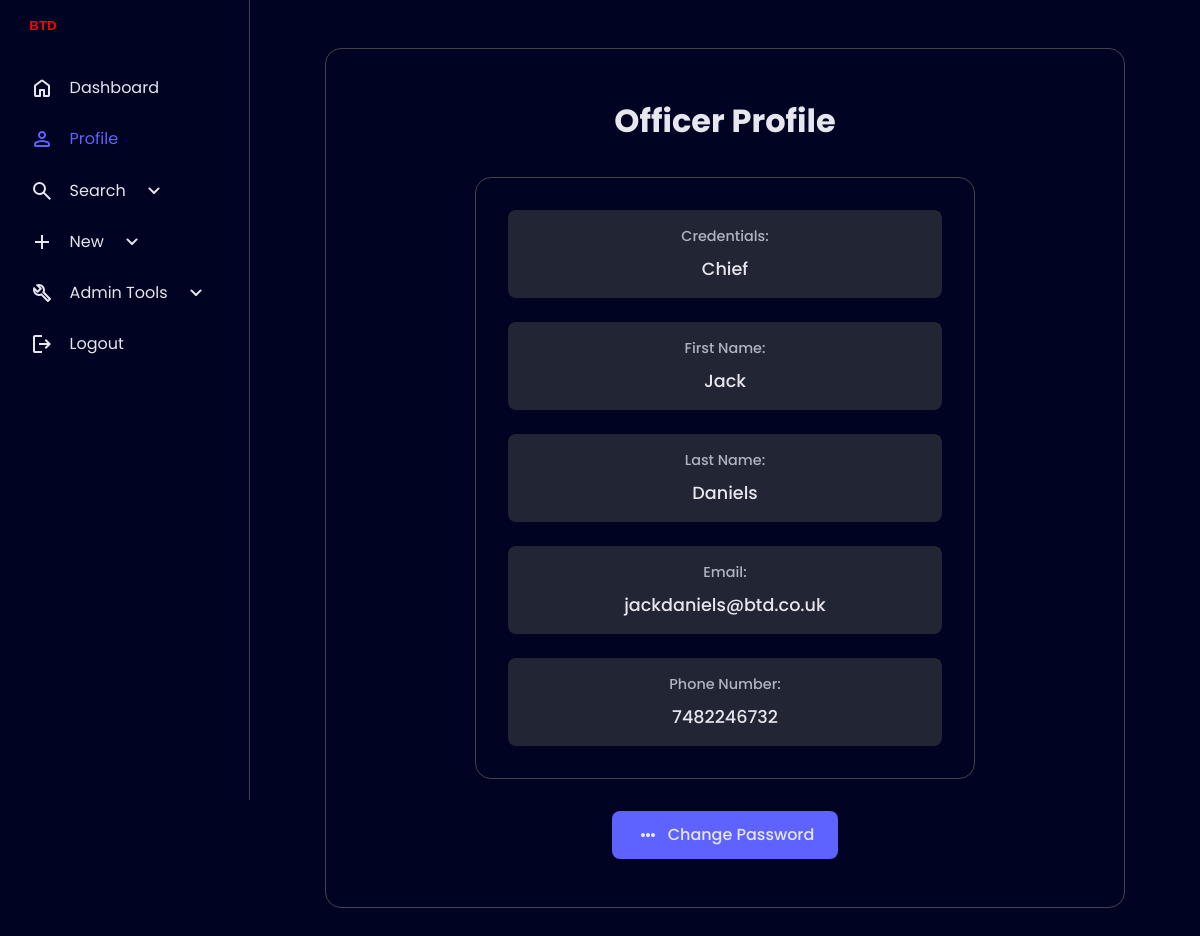
/cw2/profile.php (signed in), run on the app's committed database.
### tables this page shows
CREATE TABLE `Officer` (
  `Officer_ID` int(11) NOT NULL,
  `Officer_Fname` varchar(50) NOT NULL,
  `Officer_Lname` varchar(50) NOT NULL,
  `Officer_Credentials` varchar(20) NOT NULL,
  `Officer_Email` varchar(50) NOT NULL,
  `Officer_PhoneNo` varchar(15) NOT NULL,
  `User_ID` int(11) NOT NULL
);

### html/cw2/profile.php (the view, shortened to what this page needs)
<?php
$officer_info = [];
if (isset($_SESSION['officer_id'])) {
    require_once "components/cw2db.php";
    try {
        $conn = mysqli_connect($servername, $username, $password, $dbname);
        $stmt = mysqli_prepare($conn,
            "SELECT Officer_Credentials, Officer_Fname, Officer_Lname, Officer_Email, Officer_PhoneNo
             FROM Officer
             WHERE Officer_ID = ?");
        mysqli_stmt_bind_param($stmt, "i", $_SESSION['officer_id']);
        mysqli_stmt_execute($stmt);
        $result = mysqli_stmt_get_result($stmt);
        if ($row = mysqli_fetch_assoc($result)) {
            $officer_info = $row;
        } else {
            $message = "Officer information not found";
        }
    } catch (Exception $e) {
        $message = "Error: Unable to fetch officer information";
        error_log($e->getMessage());
    } finally {
        if (isset($stmt)) mysqli_stmt_close($stmt);
        if (isset($conn)) mysqli_close($conn);
    }
} else {
    $message = "No Officer ID found in session";
}
?>
<!DOCTYPE html>
<html lang="en">
<head>
    <link rel="stylesheet" href="components/style.css">
    <link rel="stylesheet" href="components/profile.css">
</head>
<body>
    <?php include 'components/sidebar.php'; ?>
    <main>
        <div class="container">
            <center><h1>Officer Profile</h1></center>
            <?php if (!empty($officer_info)): ?>
                <div class="profile-info">
                    <div class="profile-item">
                        <label>Credentials:</label>
                        <span><?php echo htmlspecialchars($officer_info['Officer_Credentials']); ?></span>
                    </div>
                    <div class="profile-item">
                        <label>First Name:</label>
                        <span><?php echo htmlspecialchars($officer_info['Officer_Fname']); ?></span>
                    </div>
                    <div class="profile-item">
                        <label>Last Name:</label>
                        <span><?php echo htmlspecialchars($officer_info['Officer_Lname']); ?></span>
                    </div>
                    <div class="profile-item">
                        <label>Email:</label>
                        <span><?php echo htmlspecialchars($officer_info['Officer_Email'] ?? 'Not provided'); ?></span>
                    </div>
                    <div class="profile-item">
                        <label>Phone Number:</label>
                        <span><?php echo htmlspecialchars($officer_info['Officer_PhoneNo'] ?? 'Not provided'); ?></span>
                    </div>
                </div>
            <?php endif; ?>
            <div class="action-buttons">
                <a href="change_password.php" class="btn-change-password">
                    Change Password
                </a>
            </div>
        </div>
    </main>
</body>
</html>

### html/cw2/components/style.css (style rules this page uses)
:root { --base-clr: #000321; --line-clr: #42434a; --hover-clr: #222533; --text-clr: #e6e6ef; --accent-clr: #5e63ff; --secondary-text-clr: #b0b3c1; --sidebar-width: 250px; --sidebar-collapsed-width: 60px; --container-padding: clamp(1.5rem, 5vw, 3rem); --transition-speed: 300ms; --transition-timing: ease-in-out; }
*, *::before, *::after { margin: 0; padding: 0; box-sizing: border-box; }
html { font-family: 'Poppins', system-ui, -apple-system, sans-serif; line-height: 1.5; scroll-behavior: smooth; }
body { min-height: 100vh; min-height: 100dvh; background-color: var(--base-clr); color: var(--text-clr); display: grid; grid-template-columns: auto 1fr; }
main { padding: var(--container-padding); }
.container { border: 1px solid var(--line-clr); border-radius: 1rem; margin-bottom: 1.25rem; padding: var(--container-padding); }

### html/cw2/components/profile.css (style rules this page uses)
.container { max-width: 800px; margin: 0 auto; padding: var(--container-padding); }
.container h1 { color: var(--text-clr); margin-bottom: 2rem; }
.profile-info { background-color: var(--base-clr); border: 1px solid var(--line-clr); border-radius: 1rem; padding: 2rem; margin: 2rem auto; max-width: 500px; display: flex; flex-direction: column; gap: 1.5rem; }
.profile-item { display: flex; flex-direction: column; align-items: center; text-align: center; gap: 0.5rem; padding: 1rem; background-color: var(--hover-clr); border-radius: 0.5rem; }
.profile-item label { color: var(--secondary-text-clr); font-size: 0.9rem; font-weight: 500; }
.profile-item span { color: var(--text-clr); font-size: 1.1rem; font-weight: 500; }
.action-buttons { text-align: center; margin-top: 1rem; }
.btn-change-password { display: inline-flex; align-items: center; gap: 0.5rem; background-color: var(--accent-clr); color: var(--text-clr); padding: 0.75rem 1.5rem; border-radius: 8px; text-decoration: none; font-weight: 500; transition: all 0.3s ease; }
.btn-change-password svg { transition: transform 0.3s ease; }

### data on the page
officer: Officer_Credentials "Chief", Officer_Fname "Jack", Officer_Lname "Daniels", Officer_Email "jackdaniels@btd.co.uk", Officer_PhoneNo "7482246732"
